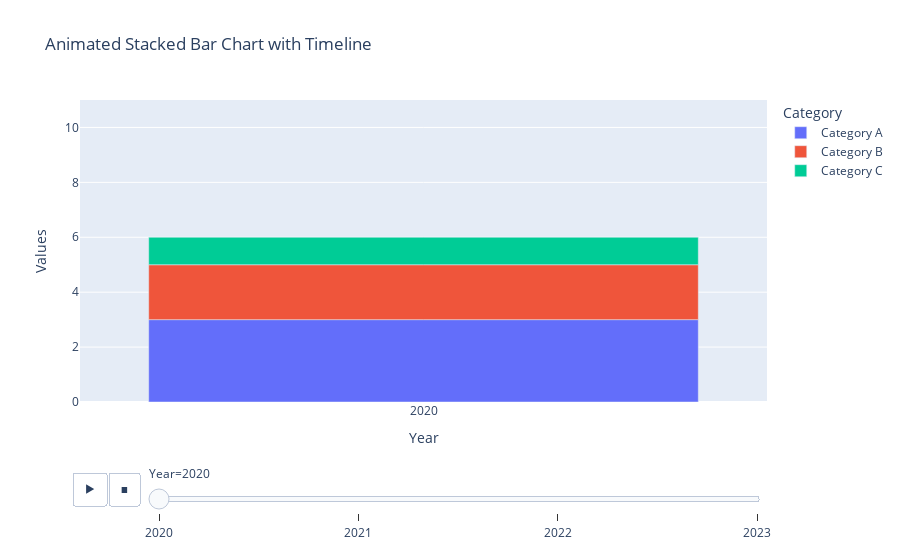

This figure's notebook cell:
### Code cell
import plotly.express as px
import pandas as pd

# Sample Data
data = {
    'Year': ['2020', '2021', '2022', '2023'] * 3,
    'Category': ['Category A'] * 4 + ['Category B'] * 4 + ['Category C'] * 4,
    'Value': [3, 4, 5, 6, 2, 3, 2, 4, 1, 2, 4, 3]
}

df = pd.DataFrame(data)

# Create the animated stacked bar chart
fig = px.bar(df, 
             x='Year', 
             y='Value', 
             color='Category', 
             animation_frame='Year',
             range_y=[0, max(df['Value']) + 5],
             title='Animated Stacked Bar Chart with Timeline',
             labels={'Value': 'Values'})

# Show the plot
fig.show()

### Figure 1 — Plotly figure (JSON) as saved in the notebook; plotly's stock layout.template omitted (floating-point values rounded to 4 significant figures)
{"data": [{"alignmentgroup": "True", "hovertemplate": "Category=Category A<br>Year=%{x}<br>Values=%{y}<extra></extra>", "legendgroup": "Category A", "marker": {"color": "#636efa", "pattern": {"shape": ""}}, "name": "Category A", "offsetgroup": "Category A", "orientation": "v", "showlegend": true, "textposition": "auto", "type": "bar", "x": ["2020"], "xaxis": "x", "y": [3], "yaxis": "y"}, {"alignmentgroup": "True", "hovertemplate": "Category=Category B<br>Year=%{x}<br>Values=%{y}<extra></extra>", "legendgroup": "Category B", "marker": {"color": "#EF553B", "pattern": {"shape": ""}}, "name": "Category B", "offsetgroup": "Category B", "orientation": "v", "showlegend": true, "textposition": "auto", "type": "bar", "x": ["2020"], "xaxis": "x", "y": [2], "yaxis": "y"}, {"alignmentgroup": "True", "hovertemplate": "Category=Category C<br>Year=%{x}<br>Values=%{y}<extra></extra>", "legendgroup": "Category C", "marker": {"color": "#00cc96", "pattern": {"shape": ""}}, "name": "Category C", "offsetgroup": "Category C", "orientation": "v", "showlegend": true, "textposition": "auto", "type": "bar", "x": ["2020"], "xaxis": "x", "y": [1], "yaxis": "y"}], "layout": {"barmode": "relative", "legend": {"title": {"text": "Category"}, "tracegroupgap": 0}, "sliders": [{"active": 0, "currentvalue": {"prefix": "Year="}, "len": 0.9, "pad": {"b": 10, "t": 60}, "steps": [{"args": [["2020"], {"frame": {"duration": 0, "redraw": true}, "fromcurrent": true, "mode": "immediate", "transition": {"duration": 0, "easing": "linear"}}], "label": "2020", "method": "animate"}, {"args": [["2021"], {"frame": {"duration": 0, "redraw": true}, "fromcurrent": true, "mode": "immediate", "transition": {"duration": 0, "easing": "linear"}}], "label": "2021", "method": "animate"}, {"args": [["2022"], {"frame": {"duration": 0, "redraw": true}, "fromcurrent": true, "mode": "immediate", "transition": {"duration": 0, "easing": "linear"}}], "label": "2022", "method": "animate"}, {"args": [["2023"], {"frame": {"duration": 0, "redraw": true}, "fromcurrent": true, "mode": "immediate", "transition": {"duration": 0, "easing": "linear"}}], "label": "2023", "method": "animate"}], "x": 0.1, "xanchor": "left", "y": 0, "yanchor": "top"}], "title": {"text": "Animated Stacked Bar Chart with Timeline"}, "updatemenus": [{"buttons": [{"args": [null, {"frame": {"duration": 500, "redraw": true}, "fromcurrent": true, "mode": "immediate", "transition": {"duration": 500, "easing": "linear"}}], "label": "&#9654;", "method": "animate"}, {"args": [[null], {"frame": {"duration": 0, "redraw": true}, "fromcurrent": true, "mode": "immediate", "transition": {"duration": 0, "easing": "linear"}}], "label": "&#9724;", "method": "animate"}], "direction": "left", "pad": {"r": 10, "t": 70}, "showactive": false, "type": "buttons", "x": 0.1, "xanchor": "right", "y": 0, "yanchor": "top"}], "xaxis": {"anchor": "y", "categoryarray": ["2020", "2021", "2022", "2023"], "categoryorder": "array", "domain": [0, 1], "title": {"text": "Year"}}, "yaxis": {"anchor": "x", "domain": [0, 1], "range": [0, 11], "title": {"text": "Values"}}}}
